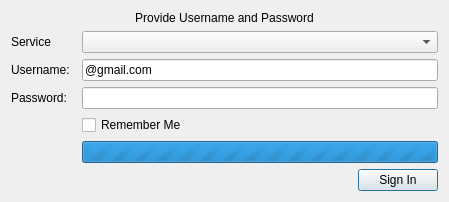
<?xml version="1.0" encoding="UTF-8"?>
<ui version="4.0">
 <class>Dialog</class>
 <widget class="QDialog" name="Dialog">
  <property name="geometry">
   <rect>
    <x>0</x>
    <y>0</y>
    <width>449</width>
    <height>175</height>
   </rect>
  </property>
  <layout class="QGridLayout">
   <item row="4" column="0">
    <widget class="QLabel" name="usernameLabel">
     <property name="text">
      <string>Username:</string>
     </property>
    </widget>
   </item>
   <item row="0" column="0" colspan="3">
    <widget class="QLabel" name="headerLabel">
     <property name="text">
      <string>Provide Username and Password</string>
     </property>
     <property name="alignment">
      <set>Qt::AlignCenter</set>
     </property>
     <property name="wordWrap">
      <bool>false</bool>
     </property>
     <property name="textInteractionFlags">
      <set>Qt::TextSelectableByKeyboard|Qt::TextSelectableByMouse</set>
     </property>
    </widget>
   </item>
   <item row="4" column="2">
    <widget class="QLineEdit" name="userEdit">
     <property name="text">
      <string>@gmail.com</string>
     </property>
    </widget>
   </item>
   <item row="5" column="0">
    <widget class="QLabel" name="passwordLabel">
     <property name="text">
      <string>Password:</string>
     </property>
    </widget>
   </item>
   <item row="19" column="2">
    <layout class="QHBoxLayout" name="horizontalLayout_4">
     <item>
      <spacer name="horizontalSpacer">
       <property name="orientation">
        <enum>Qt::Horizontal</enum>
       </property>
       <property name="sizeHint" stdset="0">
        <size>
         <width>40</width>
         <height>20</height>
        </size>
       </property>
      </spacer>
     </item>
     <item>
      <widget class="QPushButton" name="loginButton">
       <property name="text">
        <string>Sign In</string>
       </property>
      </widget>
     </item>
    </layout>
   </item>
   <item row="2" column="0">
    <widget class="QLabel" name="service">
     <property name="text">
      <string>Service</string>
     </property>
    </widget>
   </item>
   <item row="7" column="2">
    <widget class="QProgressBar" name="progressBar">
     <property name="maximum">
      <number>0</number>
     </property>
     <property name="value">
      <number>3282</number>
     </property>
     <property name="textVisible">
      <bool>true</bool>
     </property>
     <property name="orientation">
      <enum>Qt::Horizontal</enum>
     </property>
     <property name="invertedAppearance">
      <bool>false</bool>
     </property>
    </widget>
   </item>
   <item row="2" column="2">
    <widget class="QComboBox" name="comboBox"/>
   </item>
   <item row="5" column="2">
    <widget class="QLineEdit" name="passwordEdit">
     <property name="inputMask">
      <string/>
     </property>
     <property name="text">
      <string/>
     </property>
     <property name="echoMode">
      <enum>QLineEdit::Password</enum>
     </property>
    </widget>
   </item>
   <item row="19" column="0">
    <spacer>
     <property name="orientation">
      <enum>Qt::Vertical</enum>
     </property>
     <property name="sizeHint" stdset="0">
      <size>
       <width>20</width>
       <height>40</height>
      </size>
     </property>
    </spacer>
   </item>
   <item row="6" column="2">
    <widget class="QCheckBox" name="saveUserDetails">
     <property name="text">
      <string>Remember Me</string>
     </property>
    </widget>
   </item>
  </layout>
 </widget>
 <resources/>
 <connections/>
</ui>
